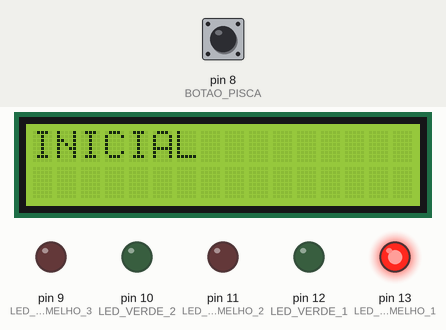
A sketch run on a simulated Arduino Uno, built with avr-gcc and run on an emulated ATmega328P. On the bench: 16×2 character LCD, output pins drawn as LEDs (lit = HIGH). Dashed ring = blinking. Inputs (shaded band) come from the test bench; at power-on: pin 8 (BOTAO_PISCA) HIGH. What the sketch prints to the serial monitor is not drawn.

Above: at 2.1 s.
2.2 s: pin 8 (BOTAO_PISCA) pulled LOW for 1.9 s
At 5.0 s:
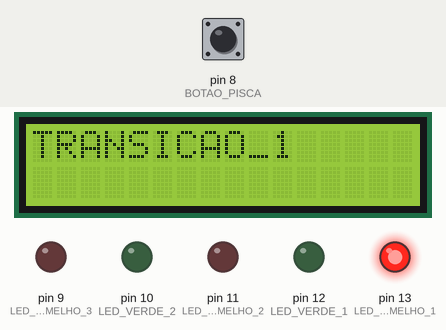
6.9 s: pin 8 (BOTAO_PISCA) pulled LOW for 3.2 s
At 11.0 s:
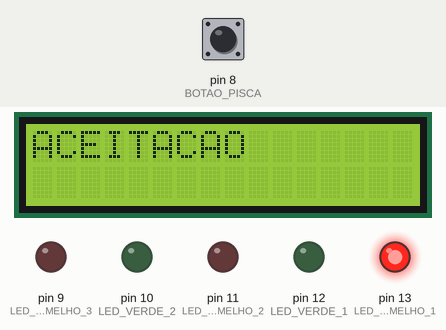
13.1 s: pin 8 (BOTAO_PISCA) driven LOW
At 17.5 s:
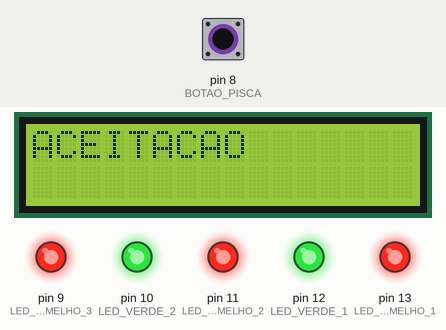
18.3 s: pin 8 (BOTAO_PISCA) driven HIGH
At 21.4 s:
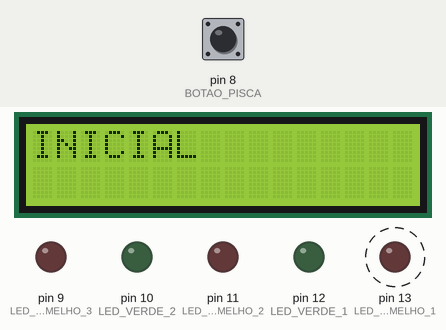
Timing chart, 0 to 24.5 s (numbered marks = the images above; inputs shaded):
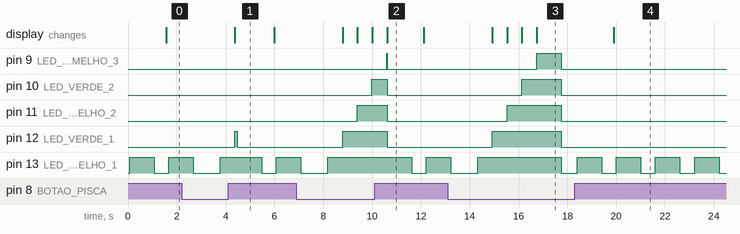

Measured:
- after the input at 2.2 s, pin 12 (LED_VERDE_1): LOW → HIGH after 2.2 s, → LOW 0.10 s later; the display: changes after 2.2 s (image 1)
- after the input at 6.9 s, pin 9 (LED_VERMELHO_3): LOW → HIGH after 3.7 s, → LOW 0.02 s later; pin 10 (LED_VERDE_2): LOW → HIGH after 3.1 s, → LOW 0.62 s later
- after the input at 13.1 s, pin 9 (LED_VERMELHO_3): LOW → HIGH after 3.6 s, → LOW 1.0 s later; pin 10 (LED_VERDE_2): LOW → HIGH after 3.0 s, → LOW 1.6 s later
- after the input at 18.3 s, pin 9 (LED_VERMELHO_3), pin 10 (LED_VERDE_2), pin 11 (LED_VERMELHO_2), pin 12 (LED_VERDE_1): stops changing and stays LOW; the display: changes after 1.6 s (image 4)
- by itself, pin 13 (LED_VERMELHO_1): alternates HIGH for 1.0 s and LOW for 0.60 s
- what the display in image 1 shows lasts 1.6 s, from 4.4 s to 6.0 s
- what the display in image 2 shows lasts 1.5 s, from 10.6 s to 12.1 s

The sketch:

automato-5-estados.ino
```cpp
//INICIAL --> TRANSICAO --> ACEITACAO
//   ^                          |
//   |--------------------------|

#include <LiquidCrystal.h>
const int rs = 7, en = 6, d4 = 5, d5 = 4, d6 = 3, d7 = 2;
LiquidCrystal lcd(rs, en, d4, d5, d6, d7);

//Constantes que definem: a porta do LED, o botão de entrada do usuário, 1 segundo e meio segundo, respectivamente.
#define LED_VERMELHO_1 13
#define LED_VERDE_1 12
#define LED_VERMELHO_2 11
#define LED_VERDE_2 10
#define LED_VERMELHO_3 9

#define BOTAO_PISCA 8
#define DOIS_SEGUNDOS 2000
#define UM_SEGUNDO 1000
#define MEIO_SEGUNDO 500

// Definindo os estados do autômato
enum Estado { INICIAL, TRANSICAO_1, TRANSICAO_2, TRANSICAO_3, ACEITACAO };
Estado estadoAtual = INICIAL;
unsigned long ultimoTempo = 0;  // Armazena o tempo da última atualização
boolean estadoLed = LOW;        // Estado atual dos LEDs

//Método inicial que roda uma vez
void setup() {
  Serial.begin(9600);
  configurarPortas();
  configurarDisplay();
}

//Método que configura o display do arduino
void configurarDisplay() {
 lcd.begin(16, 2); // Aqui informo que são 16 caracteres e 2 linhas
 lcd.setCursor(0, 0); // To colocando para exibir a frase na coluna 0 e linha 0 (opcional)
 lcd.print("Arduino"); // Escrevo "Arduino"
 lcd.setCursor(0, 1); // E agora to colocando para exibir a frase na coluna 0 e linha 1
 lcd.print("Display LCD"); // E escrevo "Display LCD"
}

//Método que configura as portas de entrada e saída do arduino
void configurarPortas() {
  pinMode(LED_VERMELHO_1, OUTPUT);
  pinMode(LED_VERDE_1, OUTPUT);
  pinMode(LED_VERMELHO_2, OUTPUT);
  pinMode(LED_VERDE_2, OUTPUT);
  pinMode(LED_VERMELHO_3, OUTPUT);

  pinMode(BOTAO_PISCA, INPUT_PULLUP);
}

//Método que roda sempre em loop
void loop() {
  //Leitura do botão, se está pressionado
  boolean botaoPressionado = !digitalRead(BOTAO_PISCA);

  // Transições do autômato
  switch (estadoAtual) {
    case INICIAL:
      if (botaoPressionado) {
       // apagarLed(LED_VERMELHO_1);
        Serial.println("Transição para o estado TRANSICAO_1");
        delay(MEIO_SEGUNDO);
        acendeLed(LED_VERMELHO_1);
        estadoAtual = TRANSICAO_1;
      }
      break;

    case TRANSICAO_1:
      if (botaoPressionado) {
        delay(MEIO_SEGUNDO);
        Serial.println("Transição para o estado TRANSICAO_2");
        lcd.clear();
        lcd.print("TRANSICAO_1");
        acendeLed(LED_VERDE_1);
        estadoAtual = TRANSICAO_2;
      }else{
       estadoAtual = INICIAL;
       apagarTodosLeds();
      }
      break;

    case TRANSICAO_2:
      if (botaoPressionado) {
        delay(MEIO_SEGUNDO);
        Serial.println("Transição para o estado TRANSICAO_3");
        acendeLed(LED_VERMELHO_2);
        lcd.clear();
        lcd.print("TRANSICAO_2");
        estadoAtual = TRANSICAO_3;
      }else{
       estadoAtual = INICIAL;
       apagarTodosLeds();
      }
      break;

    case TRANSICAO_3:
      if (botaoPressionado) {
        delay(MEIO_SEGUNDO);
        Serial.println("Transição para o estado ACEITACAO");
        acendeLed(LED_VERDE_2);
        lcd.clear();
        lcd.print("TRANSICAO_3");
        estadoAtual = ACEITACAO;
      }else{
       estadoAtual = INICIAL;
       apagarTodosLeds();
      }
      break;

    case ACEITACAO:
      if (botaoPressionado) {
        delay(MEIO_SEGUNDO);
        acendeLed(LED_VERMELHO_3);
        lcd.clear();
        lcd.print("ACEITACAO");
        while(digitalRead(BOTAO_PISCA) == LOW){
          piscaTodosLeds();
        }

        Serial.println("Transição para o estado INICIAL");
        estadoAtual = INICIAL;
      }else{
       estadoAtual = INICIAL;
       apagarTodosLeds();
      }
      break;
  }

  // Representação visual no Serial Monitor
  Serial.print("Estado atual: ");
  if (estadoAtual == INICIAL || !botaoPressionado) {
    Serial.println("INICIAL");
    apagarTodosLeds();
    piscaLed(LED_VERMELHO_1);
    lcd.clear();
    lcd.print("INICIAL");
  }
  else if (estadoAtual == TRANSICAO_1){
    Serial.println("TRANSICAO_1");
  }
  else if (estadoAtual == TRANSICAO_2){
    Serial.println("TRANSICAO_2");
  }
  else if (estadoAtual == TRANSICAO_3){
    Serial.println("TRANSICAO_3");
  }
  else if (estadoAtual == ACEITACAO) {
    Serial.println("ACEITACAO");
  }

  delay(100); // Pequeno delay para evitar leitura múltipla do botão
}

//Método que faz o led acender
void acendeLed(int led){
  digitalWrite(led, HIGH);
}

//Método que faz o led apagar
void apagarLed(int led){
  digitalWrite(led, LOW);
}

//Método que faz o led piscar
void piscaLed(int led){
  digitalWrite(led, HIGH);
  delay(UM_SEGUNDO);
  digitalWrite(led, LOW);
  delay(MEIO_SEGUNDO);
}

//Método que faz todos o led piscarem
void piscaTodosLeds(){
  Serial.println("Piscar todos os leds");

  unsigned long tempoAtual = millis();

  // Verifica se passou o tempo suficiente para alternar o estado dos LEDs
 if ((millis() - ultimoTempo) >= UM_SEGUNDO) {

    ultimoTempo = tempoAtual;  // Atualiza o tempo
    estadoLed = !estadoLed;    // Alterna o estado

    // Define o estado de todos os LEDs
    digitalWrite(LED_VERMELHO_1, estadoLed);
    digitalWrite(LED_VERDE_1, estadoLed);
    digitalWrite(LED_VERMELHO_2, estadoLed);
    digitalWrite(LED_VERDE_2, estadoLed);
    digitalWrite(LED_VERMELHO_3, estadoLed);
  }
}

//Método que faz todos o led apagarem
void apagarTodosLeds(){
  Serial.println("Apagar todos os leds");
  apagarLed(LED_VERMELHO_1);
  apagarLed(LED_VERDE_1);
  apagarLed(LED_VERMELHO_2);
  apagarLed(LED_VERDE_2);
  apagarLed(LED_VERMELHO_3);
}
```
